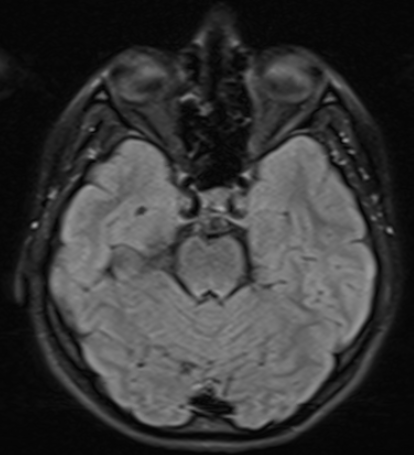
#> input picture data/multiple-sclerosis/MS/Control Axial_crop/kontrol  (18).png, 414 x 455 px; its folder holds only this picture in this run
$ python -i preproceso.py   (imports and definitions only)
#> lines starting #> are read from the running program, lines starting #| are printed output that depends on the picture; after the words box and inside, x2 and y2 are one past the last pixel; in counts of white or black regions, pixels touching at a corner belong together
### src/datos.py
from pathlib import Path
import re
import numpy as np
import pandas as pd
from PIL import Image

DATA = Path(__file__).resolve().parent.parent / "data" / "multiple-sclerosis" / "MS"
CARPETAS = {
    "Control Axial_crop":    ("Control", "Axial"),
    "Control Saggital_crop": ("Control", "Sagital"),
    "MS Axial_crop":         ("MS", "Axial"),
    "MS Saggital_crop":      ("MS", "Sagital"),
}
PATRON = re.compile(r"(\d*)\s*[a-zA-Z]?\s*\((\d+)\)\s*$")


def a_gris(ruta):
    """Lee una imagen y la devuelve como matriz 2D de niveles de gris (0-255)."""
    return np.asarray(Image.open(ruta).convert("L"))


# [11 lines left out: function cargar_inventario, not called in this run]

### src/preproceso.py
import numpy as np
from scipy import ndimage as ndi
from skimage import filters, morphology, measure
from skimage.transform import resize
from src.datos import a_gris

TAM = 256   # lado del cuadrado final (px)


def suavizar(img, tam=3):
    """Filtro de mediana tam x tam."""
#> called with tam = 3
    return ndi.median_filter(img.astype(float), size=tam)


def mascara_cerebral(img, radio=6, frac_area=0.25, solidez_min=0.3):
    """Máscara booleana del cerebro: Otsu, erosión, islas compactas y grandes, relleno y dilatación.
    Devuelve una máscara vacía si ninguna isla es compacta (corte sin cerebro útil)."""
    s = suavizar(img)
    mask = s > filters.threshold_otsu(s)
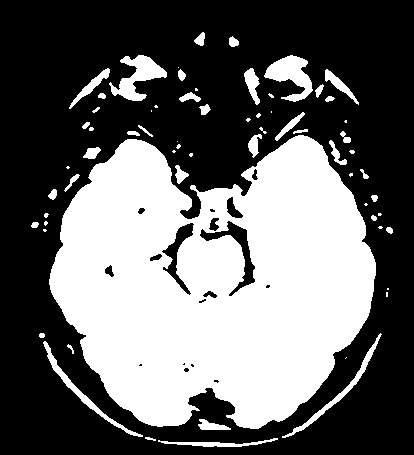
#> mask: shape (455, 414) bool; 39.7% white; 66 white regions (26 under 20 px), largest, box (x1, y1, x2, y2) and area: (49, 135, 376, 429) 67324, (109, 55, 167, 101) 1151, (264, 55, 313, 102) 1138
    estructura = morphology.disk(radio)
    er = ndi.binary_erosion(mask, structure=estructura)
#> er: shape (455, 414) bool; 29.4% white; 9 white regions (2 under 20 px)
    lab = measure.label(er)
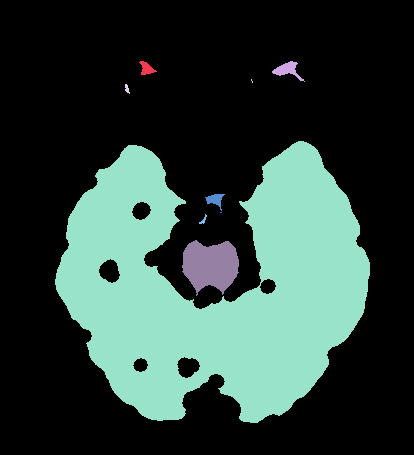
#> lab: shape (455, 414) int32; 10 distinct labels, from 0 to 9; one colour per label, 0 black
    compactas = [p for p in measure.regionprops(lab) if p.solidity >= solidez_min]
#> compactas = 9 regions; largest, box (x1, y1, x2, y2) and area: (55, 141, 370, 423) 52544, (182, 240, 239, 296) 2276, (272, 61, 305, 82) 265, (205, 194, 225, 211) 157, (139, 61, 157, 75) 134
    if not compactas:
        return np.zeros_like(mask)
    amax = max(p.area for p in compactas)
#> amax = 52544
    conservar = [p.label for p in compactas if p.area >= frac_area * amax]
#> conservar = [5]
    m = ndi.binary_fill_holes(np.isin(lab, conservar))
#> m: shape (455, 414) bool; 28.6% white; 1 white region, box (x1, y1, x2, y2) and area: (55, 141, 370, 423) 53798
    return ndi.binary_dilation(m, structure=estructura)
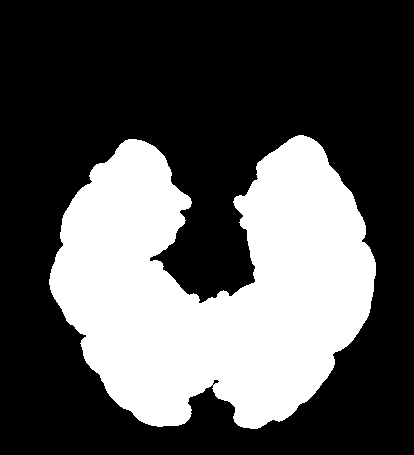
#> returned value: shape (455, 414) bool; 33% white; 1 white region, box (x1, y1, x2, y2) and area: (49, 135, 376, 429) 62120


def normalizar(img, mask):
    """Z-score: (x - mediana) / IQR, con mediana e IQR calculados solo dentro de la máscara.
    Solo tiene sentido interpretar los valores dentro de la máscara."""
    if not mask.any():
        return np.zeros(img.shape)
    v = img[mask].astype(float)
    q1, med, q3 = np.percentile(v, [25, 50, 75])
#> q1 = 104; med = 114; q3 = 121
    iqr = (q3 - q1) or 1.0
#> iqr = 17
    return (img.astype(float) - med) / iqr
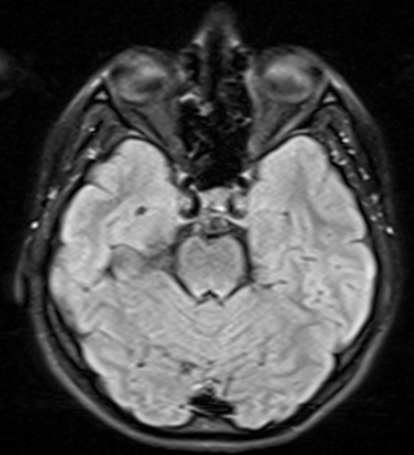
#> returned value: shape (455, 414) float64; min -6.41, max 3.29, mean -3.46; drawn with min black and max white


def a_tamano_comun(arr, tam=TAM, orden=1):
    """Escala manteniendo la proporción (el lado mayor queda en `tam`) y centra en un cuadrado tam x tam, rellenando con ceros."""
#> called with tam = 256, orden = 1
    h, w = arr.shape
#> h = 455; w = 414
    f = tam / max(h, w)
#> f = 0.563
    nh, nw = round(h * f), round(w * f)
#> nh = 256; nw = 233
    chico = resize(arr.astype(float), (nh, nw), order=orden, anti_aliasing=(orden > 0), preserve_range=True)
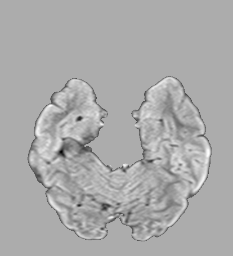
#> chico: shape (256, 233) float64; min -4.88, max 2.33, mean -0.0437; drawn with min black and max white
    out = np.zeros((tam, tam))
    y0, x0 = (tam - nh) // 2, (tam - nw) // 2
#> y0 = 0; x0 = 11
    out[y0:y0 + nh, x0:x0 + nw] = chico
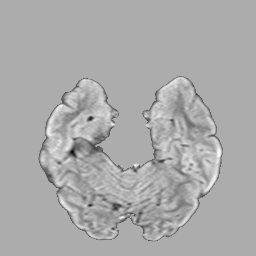
#> out: shape (256, 256) float64; min -4.88, max 2.33, mean -0.0398; drawn with min black and max white
    return out


def preprocesar(ruta):
    """Pipeline completo de preprocesamiento. Devuelve (imagen normalizada TAMxTAM, máscara TAMxTAM)."""
    img = a_gris(ruta)
    m = mascara_cerebral(img)
    z = a_tamano_comun(np.where(m, normalizar(img, m), 0))
    return z, a_tamano_comun(m, orden=0) > 0.5
#> call 2 of a_tamano_comun, with tam = 256, orden = 0
#> in a_tamano_comun (call 2), `chico = resize(arr.astype(float), (nh, nw), order=orden, anti_aliasing..`: chico: shape (256, 233) float64; values 0 (black) and 1 (white), 32.9% white; 1 white region, box (x1, y1, x2, y2) and area: (28, 76, 212, 241) 19651
#> in a_tamano_comun (call 2), `out[y0:y0 + nh, x0:x0 + nw] = chico`:
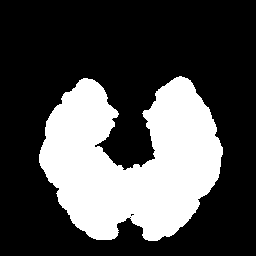
#> out: shape (256, 256) float64; values 0 (black) and 1 (white), 30% white; 1 white region, box (x1, y1, x2, y2) and area: (39, 76, 223, 241) 19651

>>> result = preprocesar('../data/multiple-sclerosis/MS/Control Axial_crop/kontrol  (18).png')

$ run again, on data/multiple-sclerosis/MS/Control Axial_crop/kontrol  (33).png
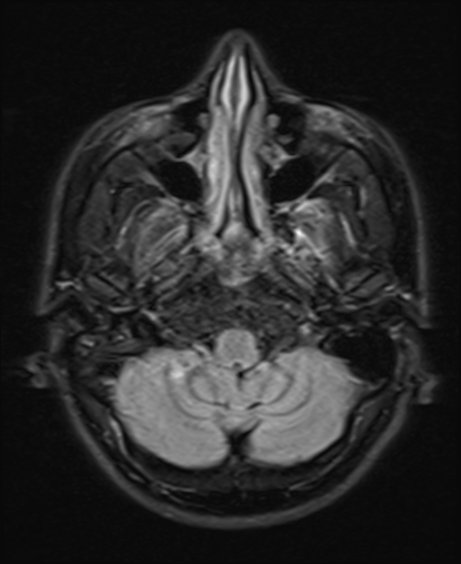
#> input picture data/multiple-sclerosis/MS/Control Axial_crop/kontrol  (33).png, 461 x 564 px
#> mask: shape (564, 461) bool; 19.6% white; 122 white regions (64 under 20 px), largest, box (x1, y1, x2, y2) and area: (102, 321, 363, 468) 25066, (156, 45, 340, 296) 16657, (132, 196, 195, 288) 2624
#> er: shape (564, 461) bool; 9.8% white; 20 white regions (9 under 20 px)
#> in mascara_cerebral, `lab = measure.label(er)`:
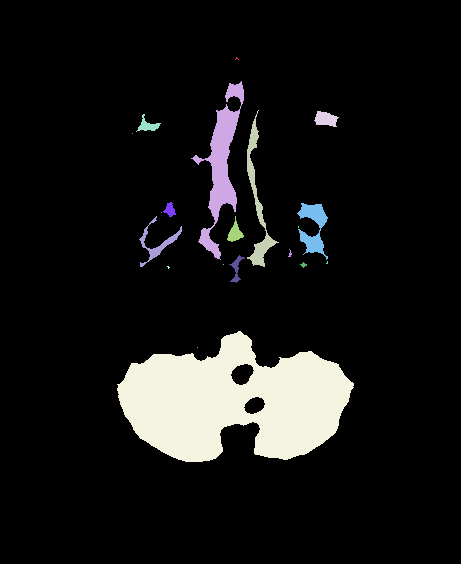
#> lab: shape (564, 461) int32; 21 distinct labels, from 0 to 20; one colour per label, 0 black
#> compactas = 20 regions; largest, box (x1, y1, x2, y2) and area: (117, 331, 354, 462) 19671, (191, 81, 244, 260) 2754, (247, 110, 279, 267) 1018, (297, 203, 328, 260) 808, (139, 216, 182, 267) 391
#> amax = 19671
#> conservar = [19]
#> m: shape (564, 461) bool; 7.8% white; 1 white region, box (x1, y1, x2, y2) and area: (117, 331, 354, 462) 20255
#> q1 = 121; med = 132; q3 = 140
#> iqr = 19
#> h = 564; w = 461
#> f = 0.454
#> nh = 256; nw = 209
#> y0 = 0; x0 = 23
#> chico: shape (256, 209) float64; values 0 (black) and 1 (white), 9.4% white; 1 white region, box (x1, y1, x2, y2) and area: (50, 148, 163, 212) 5042
#> in a_tamano_comun (call 2), `out[y0:y0 + nh, x0:x0 + nw] = chico`:
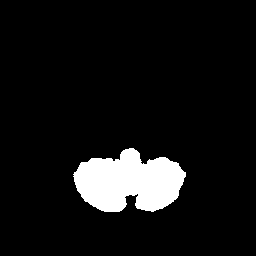
#> out: shape (256, 256) float64; values 0 (black) and 1 (white), 7.7% white; 1 white region, box (x1, y1, x2, y2) and area: (73, 148, 186, 212) 5042

$ run again, on data/multiple-sclerosis/MS/Control Axial_crop/kontrol  (42).png
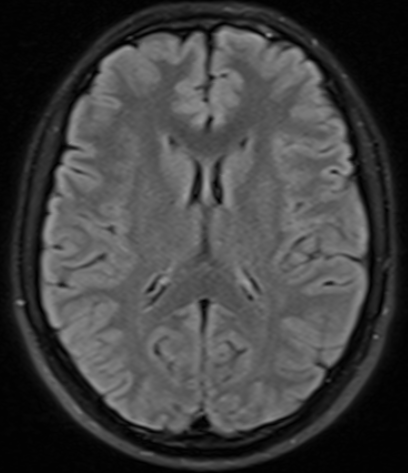
#> input picture data/multiple-sclerosis/MS/Control Axial_crop/kontrol  (42).png, 408 x 473 px
#> mask: shape (473, 408) bool; 57% white; 26 black regions (14 under 20 px), largest, box (x1, y1, x2, y2) and area: (0, 0, 408, 473) 81743, (212, 160, 222, 204) 288, (190, 162, 202, 204) 274
#> er: shape (473, 408) bool; 47.3% white; 3 white regions (2 under 20 px)
#> lab: shape (473, 408) int32; 4 distinct labels, from 0 to 3
#> compactas = 3 regions; box (x1, y1, x2, y2) and area: (46, 32, 363, 430) 91350, (68, 403, 73, 408) 5, (77, 413, 78, 414) 1
#> amax = 91350
#> conservar = [1]
#> m: shape (473, 408) bool; 50.5% white; 1 black region, box (x1, y1, x2, y2) and area: (0, 0, 408, 473) 95564
#> q1 = 89; med = 100; q3 = 112
#> iqr = 23
#> h = 473; w = 408
#> f = 0.541
#> nh = 256; nw = 221
#> y0 = 0; x0 = 17
#> chico: shape (256, 221) float64; values 0 (black) and 1 (white), 54.9% white; 4 black regions (3 under 20 px), largest, box (x1, y1, x2, y2) and area: (0, 0, 221, 256) 25507
#> in a_tamano_comun (call 2), `out[y0:y0 + nh, x0:x0 + nw] = chico`:
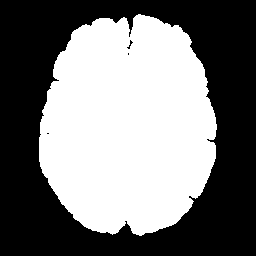
#> out: shape (256, 256) float64; values 0 (black) and 1 (white), 47.4% white; 1 white region, box (x1, y1, x2, y2) and area: (39, 14, 217, 236) 31048
